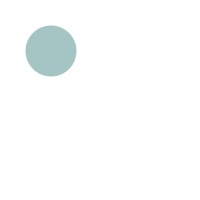
Frame 1 (no input)
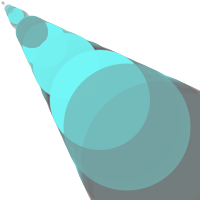
Frame 60 (the mouse pressed at the canvas centre just before this capture)
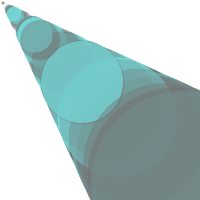
Frame 120 (the mouse held since frame 60 and released just before this capture)

The Processing sketch that drew these frames (run headless with seeded random() and noise(); from frame 60 on, the mouse is pressed at the canvas centre):

// Processing sketch: processing_60412
// ── processing_60412.pde


void setup() {
  size(200, 200);
  smooth();
  noStroke();
  background(255);
}

void draw() {
  frameRate(5);
  circle(int(random(255)), int(random(200)));
}
  
  
void circle(int alpha, int x) {
  fill(115,alpha,alpha,alpha);
  ellipse(x,x,x,x);
}
